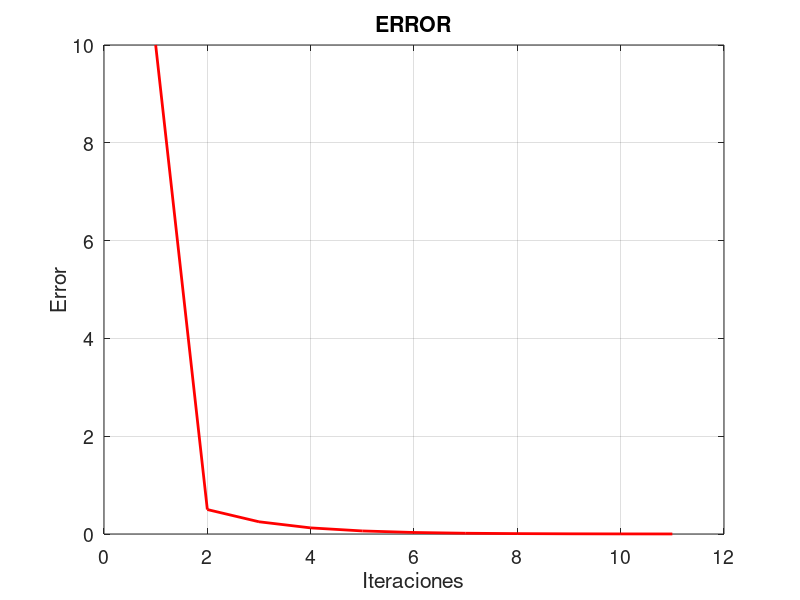

MATLAB code to generate this figure:
xl = 1;
xu = 2;
i = 1;
e(i)=10;

while (e(i)>0.001);
    
    xr=(xl+xu)/2;
    
    g_xl=(xl^3+(xl^2)*4-10);
    g_xr=(xr^3+(xr^2)*4-10);
    g_xu=(xu^3+(xu^2)*4-10);
    
    if(g_xl*g_xr < 0)
        xu=xr;
        e(i+1)=abs(xr-xl);
    end
    
    if(g_xu*g_xr < 0)
        xl=xr;
        e(i+1)=abs(xu-xr);
    end
    
    i=i+1;
    
    if(g_xu*g_xl == 0)
        xr=xr;
    end
end
tam = size(e);
ite = 1:1:tam(2);
figure('DefaultAxesFontSize',14)
plot (ite,e,'color',[1 0 0],'LineWidth',2);
set(gcf,'color','white');
grid on
xlabel('Iteraciones')
ylabel('Error')
title 'ERROR'